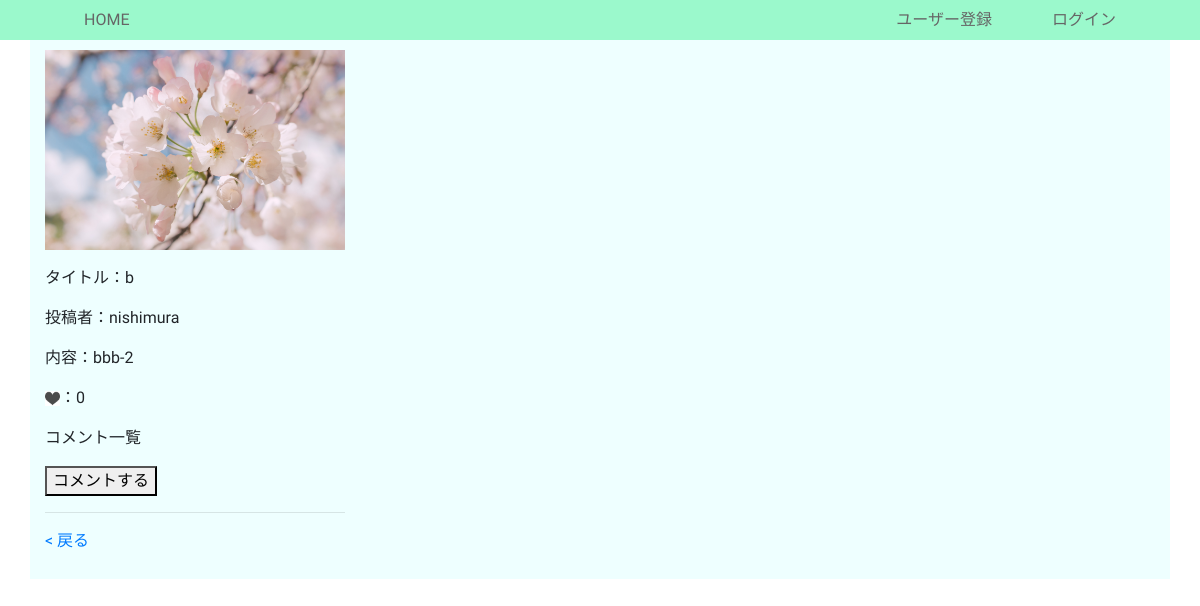
/detail/2/, run on an earlier commit of the app's database.
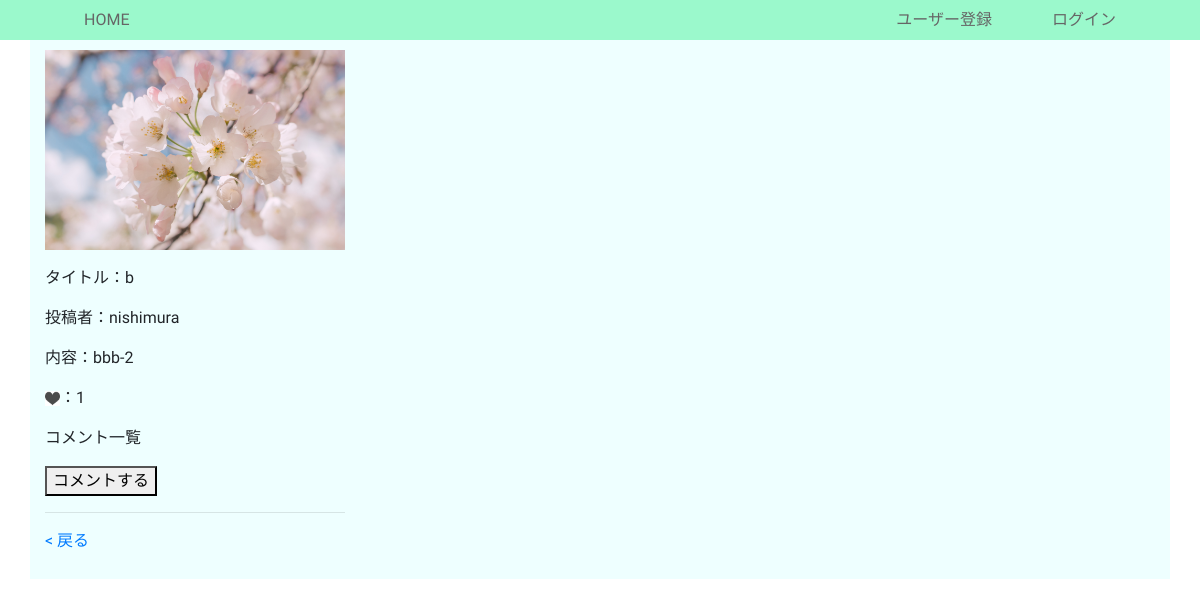
And on a later commit of the database.
### boardapp/models.py (models this page shows, shortened)
class BoardModel(models.Model):
    title = models.CharField(max_length=100)
    content = models.TextField()
    author = models.ForeignKey(
        'auth.User',
        on_delete=models.CASCADE,
    )
    images = models.ImageField(upload_to='')
    good = models.IntegerField(null=True, blank=True, default=0)
    created_at = models.DateTimeField(auto_now_add=True)
    updated_at = models.DateTimeField(auto_now=True)

### boardapp/views.py (the view)
# urls.py: path('detail/<int:pk>/', detailfunc, name='detail'),
def detailfunc(request, pk):
    object = BoardModel.objects.get(pk=pk)
    return render(request, 'detail.html', {'object':object})

### templates/detail.html (shortened to what this page needs)
{% extends 'base.html' %}
{% load static %}
{% block customcss %}
<link rel="stylesheet" type='text/css' href="{% static 'home.css'%}">
{% endblock customcss %}
{% block header %}
<div class="header">
{% if user.is_authenticated %}
  <a href="{% url 'list' %}" class="text1">HOME</a>
  <a href="{% url 'create' %}" class="text2">新規投稿</a>
  <a href="{% url 'logout' %}" class="text3">ログアウト</a>
{% else %}
  <a href="{% url 'list' %}" class="text1">HOME</a>
  <a href="{% url 'signup' %}" class="text2">ユーザー登録</a>
  <a href="{% url 'login' %}" class="text3">ログイン</a>
{% endif %}
</div>
{% endblock header %}
{% block content %}
<div class="container">
  <div>
    <p><img src='{{ object.images.url }}' width=300 ></p>
    <p>タイトル：{{ object.title }}</p>
    <p>投稿者：{{ object.author }}</p>
    <p>内容：{{ object.content }}</p>
    <p><a href="{% url 'good' object.pk %}"><img src="{% static 'images/goodmark.jpg' %}" width=15 height=15></a>：{{ object.good }}</p>
    <p>コメント一覧</p>
    <a href="{% url 'comment' object.pk %}"><button type="submit">コメントする</button></a>
    <hr>
    <p><a href='JavaScript:history.back()'>&lt; 戻る</a></p>
  </div>
</div>
{% endblock content %}

What changed in the data, as far as the page shows it:
changed BoardModel "bbb-2": good "0" → "1"
